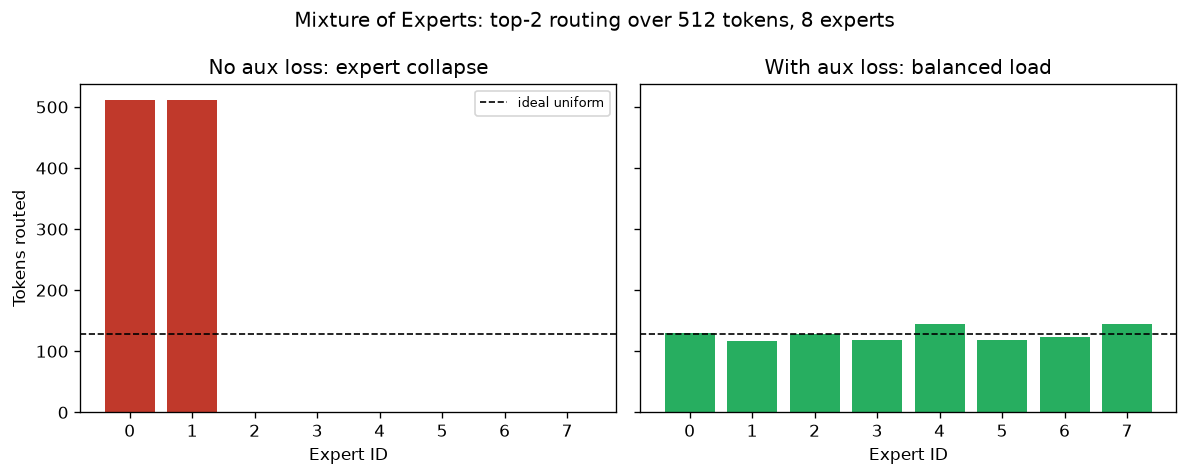

The Python source for this figure:
"""
Day 76 — Mixture of Experts: router load balancing.

Simulates routing 512 tokens to 8 experts under top-2 gating, comparing
a router trained WITHOUT a load-balancing auxiliary loss (collapses onto
a few "winner" experts) against one trained WITH it (near-uniform load).
Synthetic data only — no downloads, no internet.
"""
import numpy as np
import matplotlib.pyplot as plt

np.random.seed(42)

n_tokens = 512
n_experts = 8
top_k = 2

# --- Router WITHOUT load-balancing loss: a few experts dominate the logits,
# so softmax repeatedly favors the same small subset (collapse). ---
collapse_bias = np.array([3.0, 2.6, 0.1, 0.0, -0.2, -0.4, -0.6, -0.8])
logits_collapsed = collapse_bias[None, :] + 0.3 * np.random.randn(n_tokens, n_experts)

# --- Router WITH load-balancing loss: bias pushed toward uniform, so
# per-token noise dominates and traffic spreads across all experts. ---
logits_balanced = 0.1 * np.random.randn(n_tokens, n_experts)


def route_counts(logits, k):
    counts = np.zeros(logits.shape[1], dtype=int)
    for row in logits:
        top = np.argpartition(row, -k)[-k:]  # top-k expert indices for this token
        counts[top] += 1
    return counts


counts_collapsed = route_counts(logits_collapsed, top_k)
counts_balanced = route_counts(logits_balanced, top_k)

fig, axes = plt.subplots(1, 2, figsize=(10, 4), sharey=True)
experts = np.arange(n_experts)

axes[0].bar(experts, counts_collapsed, color="#c0392b")
axes[0].set_title("No aux loss: expert collapse")
axes[0].set_xlabel("Expert ID")
axes[0].set_ylabel("Tokens routed")
axes[0].axhline(n_tokens * top_k / n_experts, color="black", linestyle="--", linewidth=1, label="ideal uniform")
axes[0].legend(fontsize=8)

axes[1].bar(experts, counts_balanced, color="#27ae60")
axes[1].set_title("With aux loss: balanced load")
axes[1].set_xlabel("Expert ID")
axes[1].axhline(n_tokens * top_k / n_experts, color="black", linestyle="--", linewidth=1)

fig.suptitle("Mixture of Experts: top-2 routing over 512 tokens, 8 experts")
plt.tight_layout()
plt.savefig("graph_DAY_76.png", dpi=120, bbox_inches="tight")
